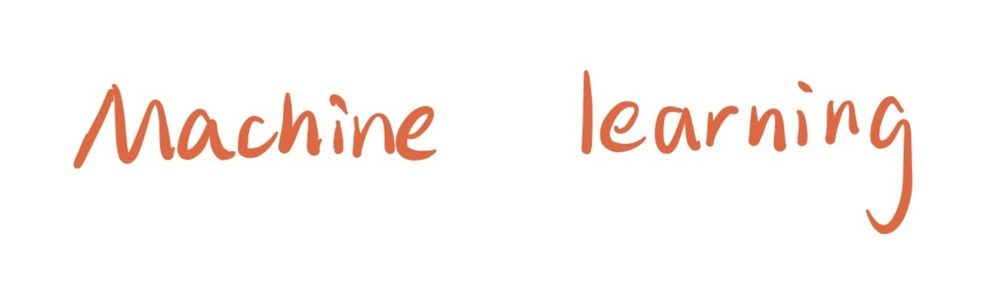
#> input picture orange.jpg, 1000 x 295 px, shrunk from 1740 x 514 before the run
$ jupyter execute --allow-errors 'Hand Written Extraction(medium).ipynb'
#> lines starting #> are read from the running program, lines starting #| are printed output that depends on the picture; after the words box and inside, x2 and y2 are one past the last pixel; in counts of white or black regions, pixels touching at a corner belong together
# Import necessary libraries

[cell 1]
import pytesseract as tess
from PIL import Image
import cv2
import numpy as np
from matplotlib import pyplot as plt

# Import the image

[cell 2]
img = cv2.imread("orange.jpg")
#> img is the input picture: shape (295, 1000, 3); mean B, G, R 245, 247.1, 252.7

The following mini-section is OPTIONAL: it works as a checker to make sure what's the image looks like in this step, without bothering to open a external window.

[cell 3]
image = Image.fromarray(img, "RGB")
display(image)

# Filtering & Thresholding the image many times

[cell 4]
bwimg = cv2.cvtColor(img, cv2.COLOR_BGR2GRAY)
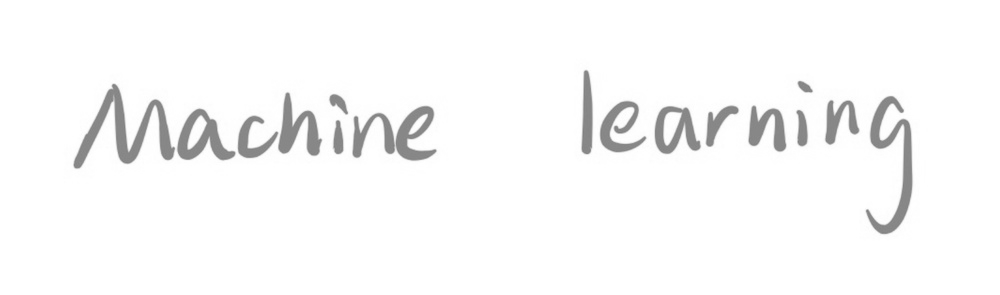
#> bwimg: shape (295, 1000); min 126, max 255, mean 248.5
#> (the rest of this cell did not finish here and is left out)

[cell 5]
_, th1 = cv2.threshold(bwimg, 150, 255, cv2.THRESH_BINARY)
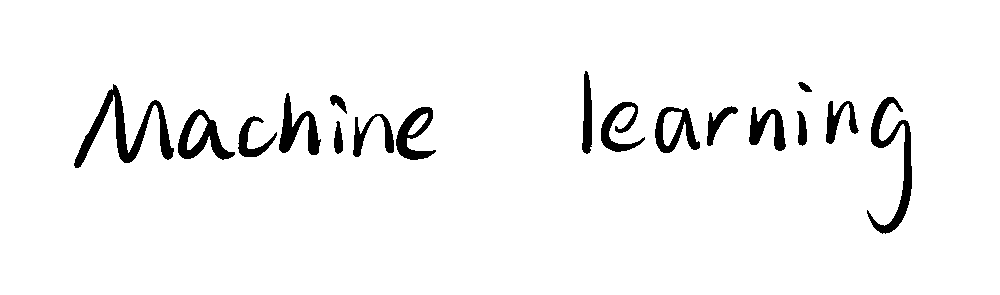
#> th1: shape (295, 1000); 95.6% white; 17 black regions, largest, box (x1, y1, x2, y2) and area: (74, 84, 174, 168) 2150, (867, 97, 912, 234) 1698, (178, 109, 235, 160) 1149
#> (the rest of this cell did not finish here and is left out)

[cell 6]
result = cv2.GaussianBlur(th1, (5,5), 0)
#> (the rest of this cell did not finish here and is left out)

$ run again, with dark blue.jpg copied over orange.jpg
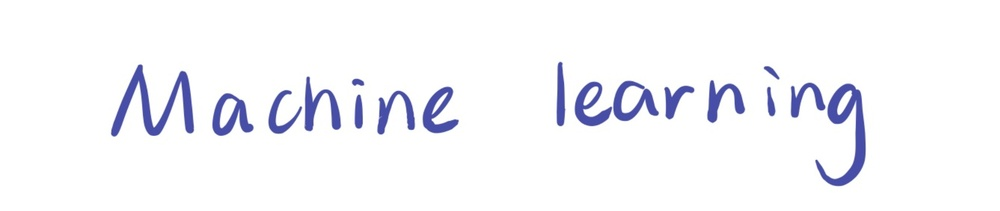
#> input picture dark blue.jpg, 1000 x 211 px, shrunk from 2160 x 456 before the run
#> img is the input picture: shape (211, 1000, 3); mean B, G, R 249.7, 245.6, 245.2
#> `_, th1 = cv2.threshold(bwimg, 150, 255, cv2.THRESH_BINARY)`:
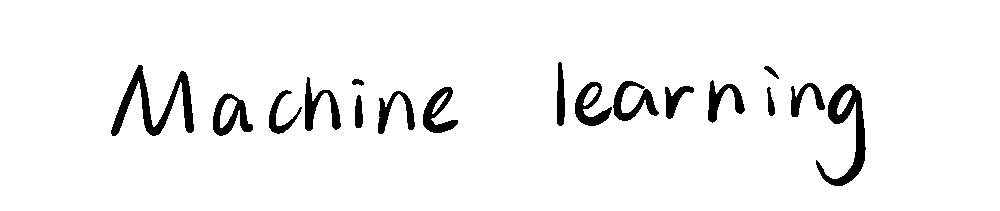
#> th1: shape (211, 1000); 95% white; 17 black regions, largest, box (x1, y1, x2, y2) and area: (111, 65, 194, 136) 1815, (816, 84, 866, 186) 1641, (213, 93, 253, 136) 777
#> `result = cv2.GaussianBlur(th1, (5,5), 0)`:
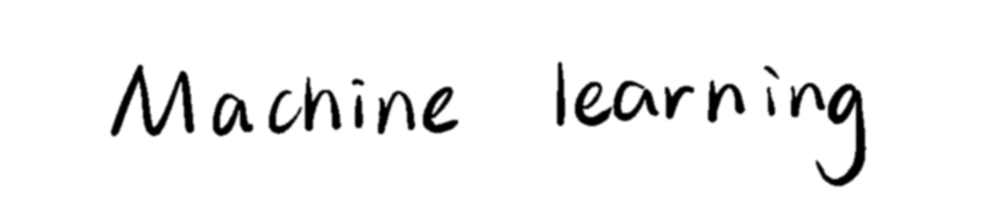
#> result: shape (211, 1000); min 0, max 255, mean 242.2

$ run again, with dark red.jpg copied over orange.jpg
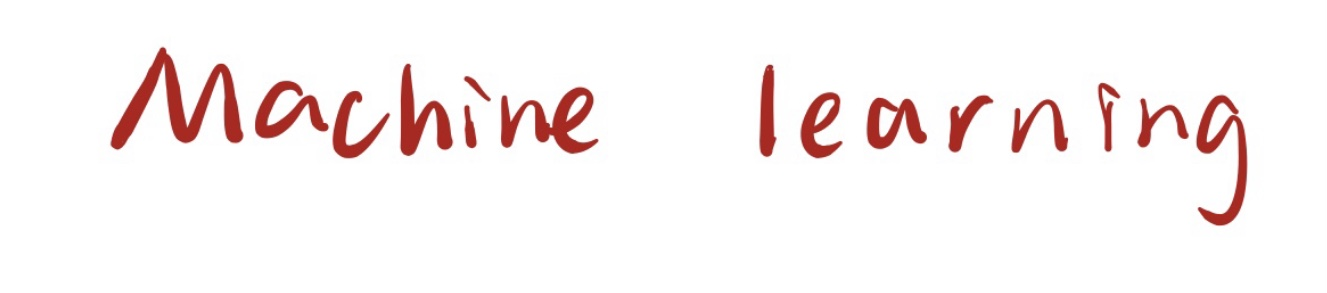
#> input picture dark red.jpg, 1327 x 293 px
#> img is the input picture: shape (293, 1327, 3); mean B, G, R 242.1, 242.5, 249.4
#> `bwimg = cv2.cvtColor(img, cv2.COLOR_BGR2GRAY)`:
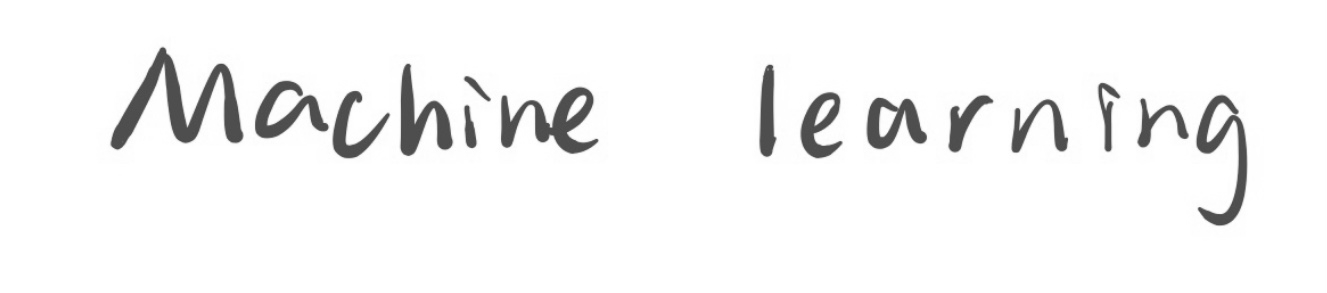
#> bwimg: shape (293, 1327); min 71, max 255, mean 244.5
#> `_, th1 = cv2.threshold(bwimg, 150, 255, cv2.THRESH_BINARY)`:
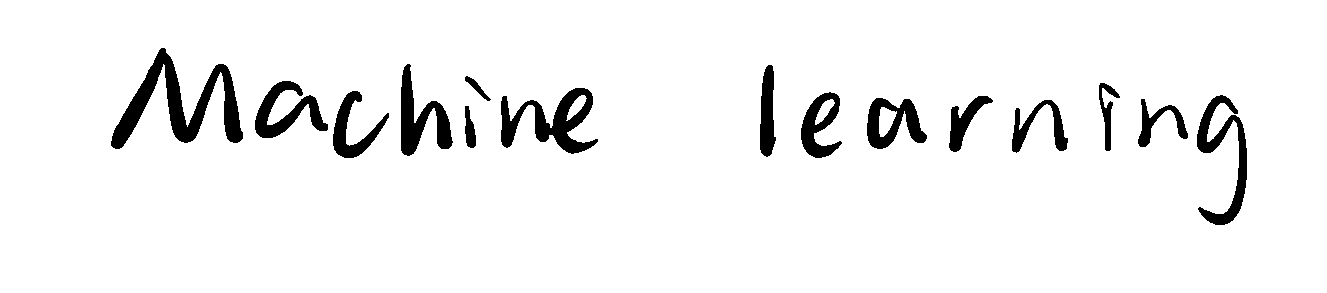
#> th1: shape (293, 1327); 94.4% white; 15 black regions, largest, box (x1, y1, x2, y2) and area: (111, 48, 243, 149) 4283, (501, 88, 598, 154) 2630, (1197, 95, 1247, 225) 2151
